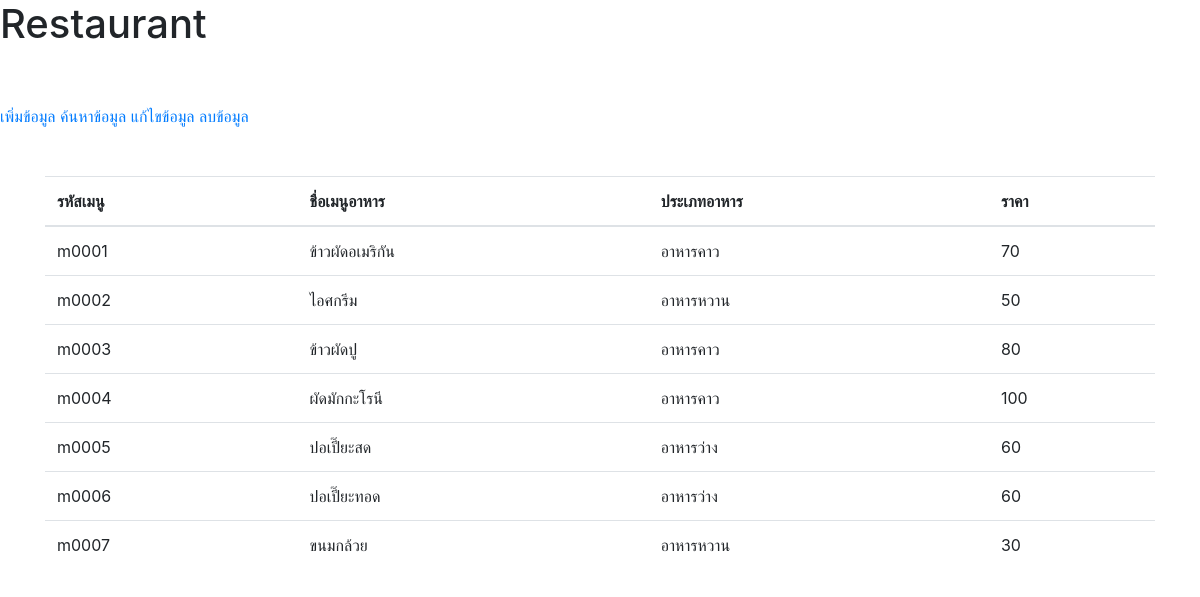
The page / on the database its author committed.
### tables this page shows
CREATE TABLE `menu` (
  `menu_id` varchar(5) NOT NULL COMMENT 'รหัสเมนูอาหาร',
  `menu_name` varchar(50) NOT NULL COMMENT 'ชื่อเมนูอาหาร',
  `menu_type` int(2) NOT NULL COMMENT 'ประเภทเมนูอาหาร',
  `menu_price` int(4) DEFAULT NULL COMMENT 'ราคาอาหาร'
);

### db.php (called while the page is built, shortened)
<?php
    $type = array("","อาหารคาว","อาหารหวาน","อาหารว่าง");

### index.php (the view, shortened to what this page needs)
<!doctype html>
<html lang="en">
<head>
    <link rel="stylesheet" href="https://stackpath.bootstrapcdn.com/bootstrap/4.3.1/css/bootstrap.min.css"
>
</head>
<?php
        require_once("db.php");
        $sql ="SELECT * FROM menu";
        $rs = $conn->query($sql);
?>
<body>
    <h1>Restaurant</h1><br><br>
    <a href="insert.php">เพิ่มข้อมูล</a>
    <a href="search.php">ค้นหาข้อมูล</a>
    <a href="update.php">แก้ไขข้อมูล</a>
    <a href="delete.php">ลบข้อมูล</a>
    <div class="container"><br><br>
        <table class="table table-hover">
            <thead>
                <tr>
                    <th>รหัสเมนู</th>
                    <th>ชื่อเมนูอาหาร</th>
                    <th>ประเภทอาหาร</th>
                    <th>ราคา</th>
                </tr>
            </thead>
            <tbody>
            <?php
                while($row = $rs->fetch_array()){
            ?>
                <tr>
                    <td><?php echo $row["menu_id"] ?></td>
                    <td><?php echo $row["menu_name"] ?></td>
                    <td><?php echo $type[$row["menu_type"]] ?></td>
                    <td><?php echo $row["menu_price"] ?></td>
                </tr>
              <?php
              }
              ?>
            </tbody>
        </table>
    </div>
</body>
</html>

### rows shown on the page
menu: menu_id "m0001", menu_name "ข้าวผัดอเมริกัน", menu_type "อาหารคาว", menu_price "70"
menu: menu_id "m0002", menu_name "ไอศกรีม", menu_type "อาหารหวาน", menu_price "50"
menu: menu_id "m0003", menu_name "ข้าวผัดปู", menu_type "อาหารคาว", menu_price "80"
menu: menu_id "m0004", menu_name "ผัดมักกะโรนี", menu_type "อาหารคาว", menu_price "100"
menu: menu_id "m0005", menu_name "ปอเปี๊ยะสด", menu_type "อาหารว่าง", menu_price "60"
menu: menu_id "m0006", menu_name "ปอเปี๊ยะทอด", menu_type "อาหารว่าง", menu_price "60"
menu: menu_id "m0007", menu_name "ขนมกล้วย", menu_type "อาหารหวาน", menu_price "30"
